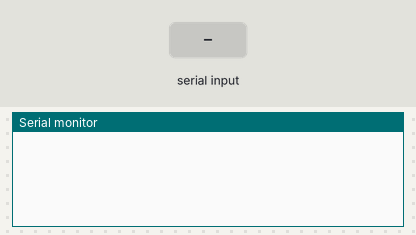
The sketch below on a simulated Arduino Mega 2560, built with avr-gcc and run on an emulated ATmega2560. Shown: the last lines printed to the serial monitor. The inputs (shaded band) are chosen by the test bench.

Above: at 1.2 s.
1.3 s: "90,45\n" received over Serial
At 2.5 s:
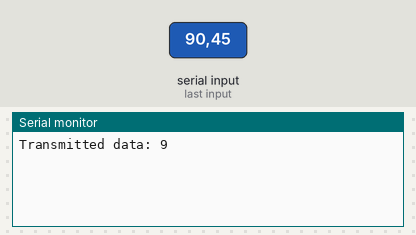
2.8 s: "90,45\n" received over the second serial link
At 4.0 s:
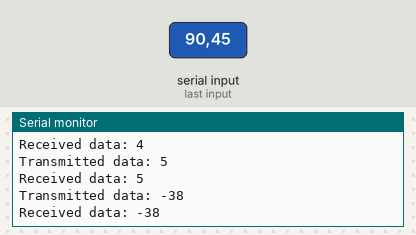
4.3 s: "30,150\n" received over Serial
At 4.9 s:
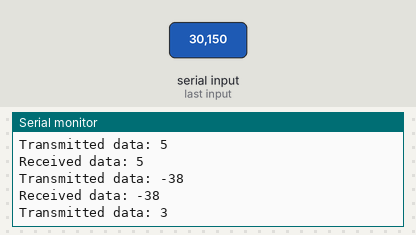
5.8 s: "30,150\n" received over the second serial link
At 6.7 s:
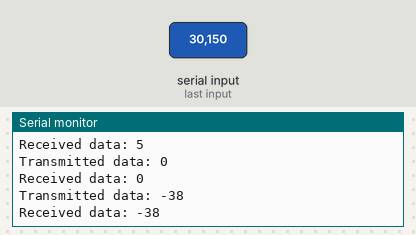
Timing chart, 0 to 8.3 s (numbered marks = the images above; inputs shaded):
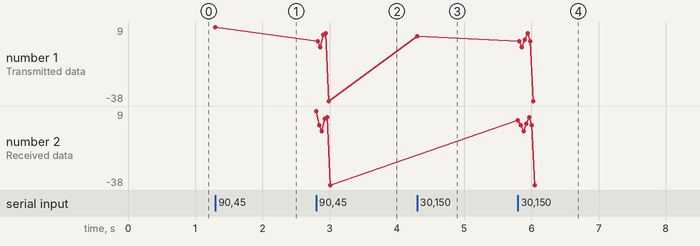

The sketch:

sketch_4.ino
```cpp
//#include <DueTimer.h>

int8_t PC_data;

void TransData()
{
  while(Serial.available() == 0);
  int8_t PC_data = Serial.read();
  Serial1.write(PC_data);
  Serial.print("Transmitted data: ");
  Serial.println(PC_data - '0');

  while(Serial1.available() == 0);
  Serial.print("Received data: ");
  Serial.println(Serial1.read() - '0');
}

void setup()
{
  Serial1.begin(9600);          // Pins 18 and 19 are connected
  Serial.begin(9600);
}

void loop()
{
  TransData();
}
```

Measured:
- after the input at 1.3 s, the serial monitor: prints a new line at once (image 1)
- after the input at 2.8 s, the serial monitor: prints a new line at once (image 2)
- after the input at 4.3 s, the serial monitor: prints a new line at once (image 3)
- after the input at 5.8 s, the serial monitor: prints a new line at once (image 4)
- plotted number 1: 9 → -38 after the input at 2.8 s, -38 → 3 after the input at 4.3 s
